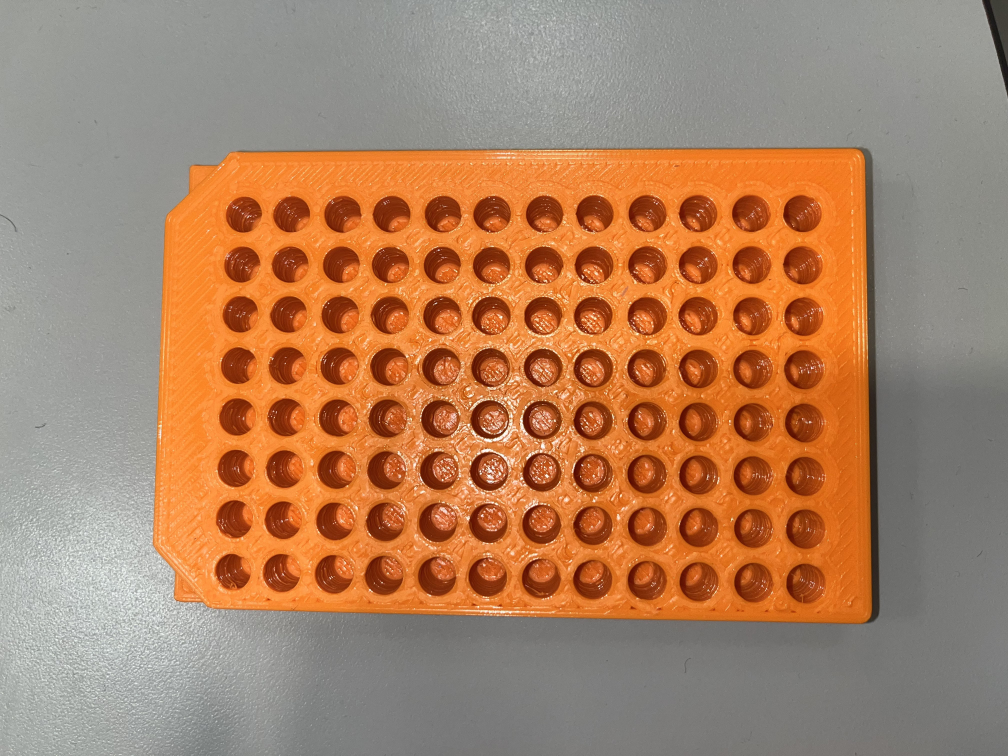
#> input picture sample.jpg, 4032 x 3024 px (shown at 1/4 size)
$ python colorDetection.py
#> lines starting #> are read from the running program, lines starting #| are printed output that depends on the picture
#> further down, img is the input picture: shape (3024, 4032, 3); mean B, G, R 99, 129.2, 171.2
import cv2 as cv
import numpy as np

def get_limits (colorList):
    color = np.uint8([[colorList]])
    hsv = cv.cvtColor(color, cv.COLOR_BGR2HSV)

    lower = hsv[0][0][0] - 10, 10, 10
    upper = hsv[0][0][0] + 10, 10, 10

    lower = np.array(lower, dtype=np.uint8)
    upper = np.array(upper, dtype=np.uint8)

    return (lower, upper)

def rescale (img, scale=0.5):
#> called with scale = 0.2
    height = int(img.shape[0] * scale)
#> height = 604
    width = int(img.shape[1] * scale)
#> width = 806
    dimen = (width, height)
#> dimen = (806, 604)

    return cv.resize(img,dimen,interpolation=cv.INTER_AREA)
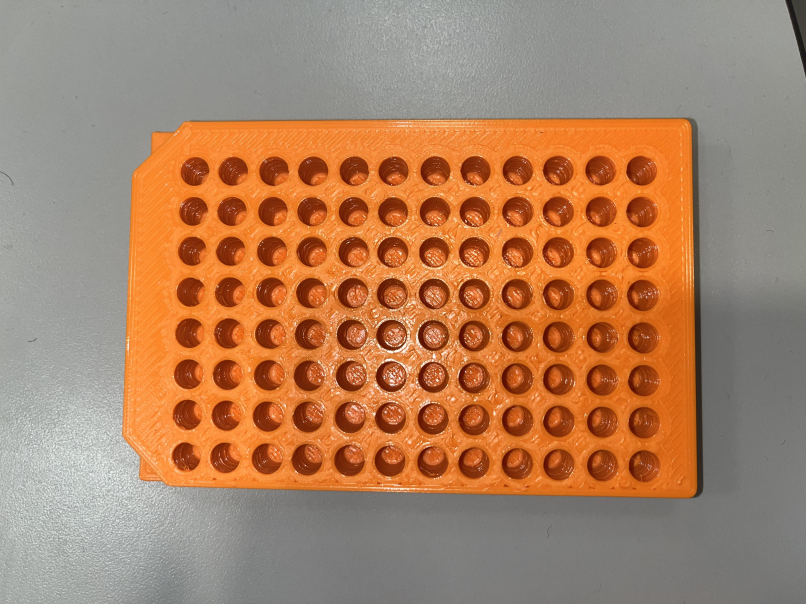
#> returned value: shape (604, 806, 3); mean of channels 0, 1, 2 98.9, 129.2, 171.2; drawn as B, G, R

img = cv.imread('sample.jpg')
img = rescale(img, 0.2)
# cv.imshow('Circles', img)

# cv.waitKey(0)
hsv = cv.cvtColor(img, cv.COLOR_BGR2HSV)
#> hsv: shape (604, 806, 3); mean H, S, V 27.7, 92.5, 172

lower, upper = get_limits([75, 170, 210])

mask = cv.inRange(hsv, lower, upper)
#> mask: shape (604, 806); every value is 0

cv.imshow('Colors', mask)

cv.waitKey(0)
cv.destroyAllWindows()

$ run again, with circles.jpg copied over sample.jpg
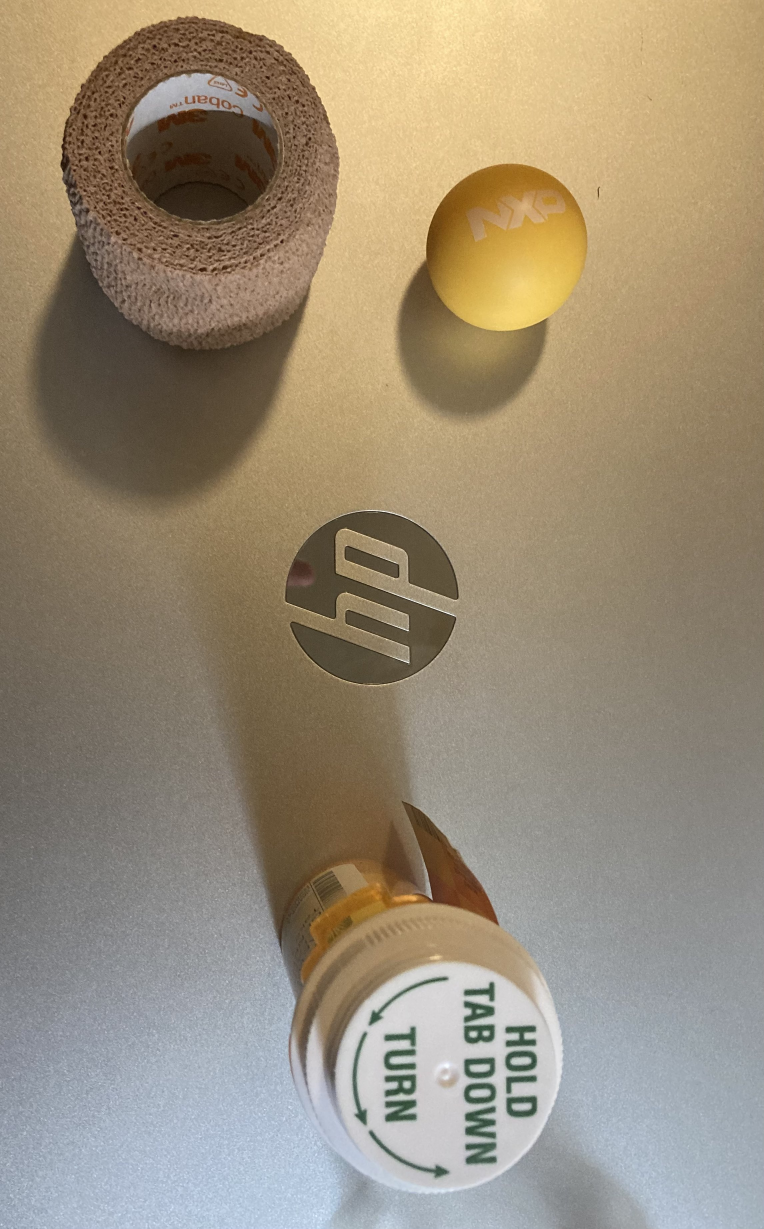
#> input picture circles.jpg, 2292 x 3686 px (shown at 1/3 size)
#> img is the input picture: shape (3686, 2292, 3); mean B, G, R 120.9, 141.6, 154.2
#> in rescale, `return cv.resize(img,dimen,interpolation=cv.INTER_AREA)`:
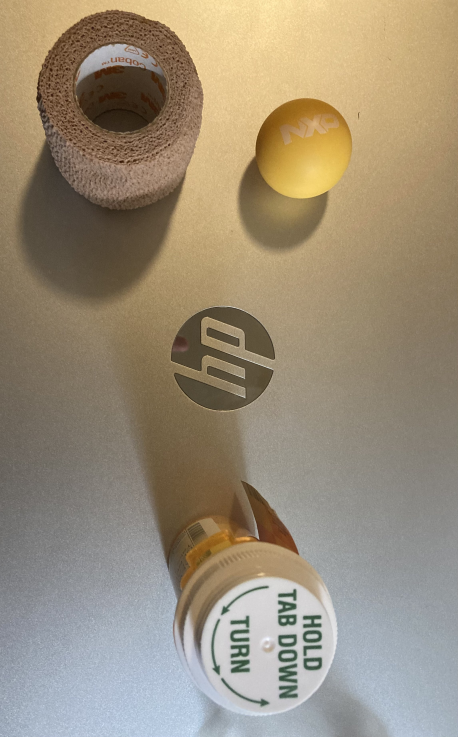
#> returned value: shape (737, 458, 3); mean of channels 0, 1, 2 120.8, 141.6, 154.2; drawn as B, G, R
#> hsv: shape (737, 458, 3); mean H, S, V 38.6, 67.1, 157.9
#> mask: shape (737, 458); every value is 0
